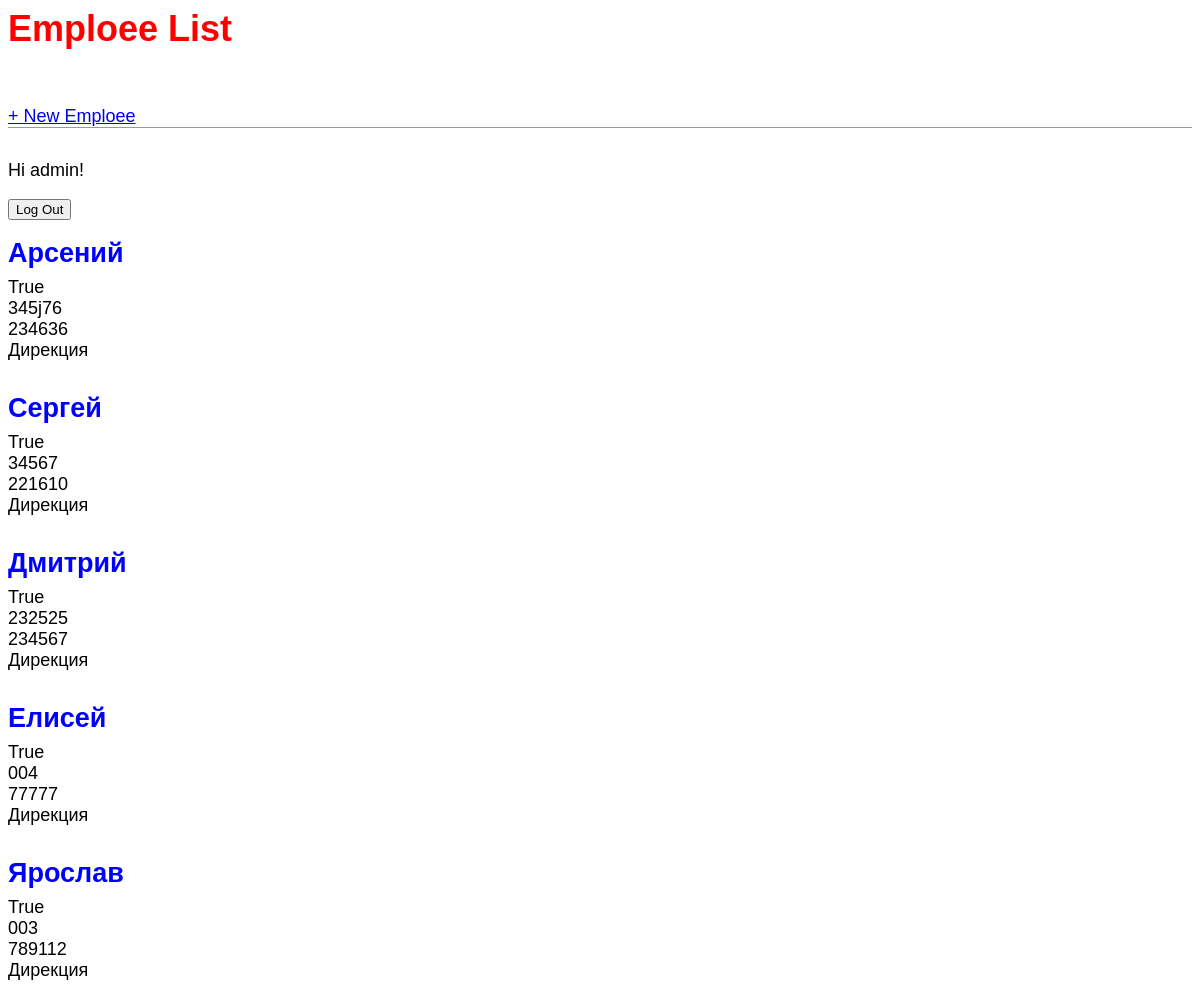
The app's page / (signed in) with its own data.
### blog/models.py (models this page shows, shortened)
class Emp(models.Model):
    name=models.CharField(max_length=200)
    emp_id=models.CharField(max_length=200)
    phone=models.CharField(max_length=10)
    address=models.CharField(max_length=150)
    working=models.BooleanField(default=True)
    department=models.CharField(max_length=200)

### blog/views.py (the view)
# urls.py: path('', views.EmpListView.as_view(), name='home'),
class EmpListView(ListView):
    model = Emp
    template_name = 'home.html'

### templates/home.html (shortened to what this page needs)
{% extends 'base.html' %}
{% block content %}
  {% for emp in object_list %}
    <div class="emp-entry">
        <h2><a href= "{% url 'emp_detail' emp.pk %}">{{ emp.name }}</a></h2>
        <p>{{ emp.working }}</p>
        <p>{{ emp.emp_id }}</p>
        <p>{{ emp.phone }}</p>
        <p>{{ emp.department }}</p>
    </div>
  {% endfor %}
{% endblock content %}

### templates/base.html (shortened to what this page needs)
{% load static %}
<html>
    <head>
        <link rel="stylesheet" href="{% static 'css/base.css'%}">
    </head>
    <body>
     <div class="container">
        <header>
          <div class="nav-left">
            <h1><a href="/">Emploee List</a></h1>
          </div>
          <div class="nav-right">
            <a href="{% url 'emp_new' %}">+ New Emploee</a>
          </div>
        </header>
         {% if user.is_authenticated %}
            <p>Hi {{ user.username }}!</p>
            <form action="{% url 'logout' %}" method="post">
                <button type="submit">Log Out</button>
            </form>
         {% else %}
            <p>You are not logged</p>
            <a href="{% url 'login' %}">login</a>
         {% endif %}
         {% block content %}
         {% endblock content %}
     </div>
    </body>
</html>

### static/css/base.css (style rules this page uses)
body { font-family: 'Source Sans Pro', sans-serif; font-size: 18px; }
header { border-bottom: 1px solid #999; margin-bottom: 2rem; dysplay: flex; }
header h1 a { color: red; text-decoration: none; }
.nav-left { margin-right: auto; }
.nav-right { dysplay: flex; padding-top:2rem; }
.emp-entry { margin-bottom: 2rem; }
.emp-entry h2 { margin: 0.5rem 0; }
.emp-entry h2 a, .emp-entry h2 a:visited { color: blue; text-decoration: none; }
.emp-entry p { margin:0; font-weight: 400; }

### records on screen
Emp: name "Арсений", working "True", emp_id "345j76", phone "234636", department "Дирекция"
Emp: name "Сергей", working "True", emp_id "34567", phone "221610", department "Дирекция"
Emp: name "Дмитрий", working "True", emp_id "232525", phone "234567", department "Дирекция"
Emp: name "Елисей", working "True", emp_id "004", phone "77777", department "Дирекция"
Emp: name "Ярослав", working "True", emp_id "003", phone "789112", department "Дирекция"

### other values on screen
{{ user.username }} "admin"
